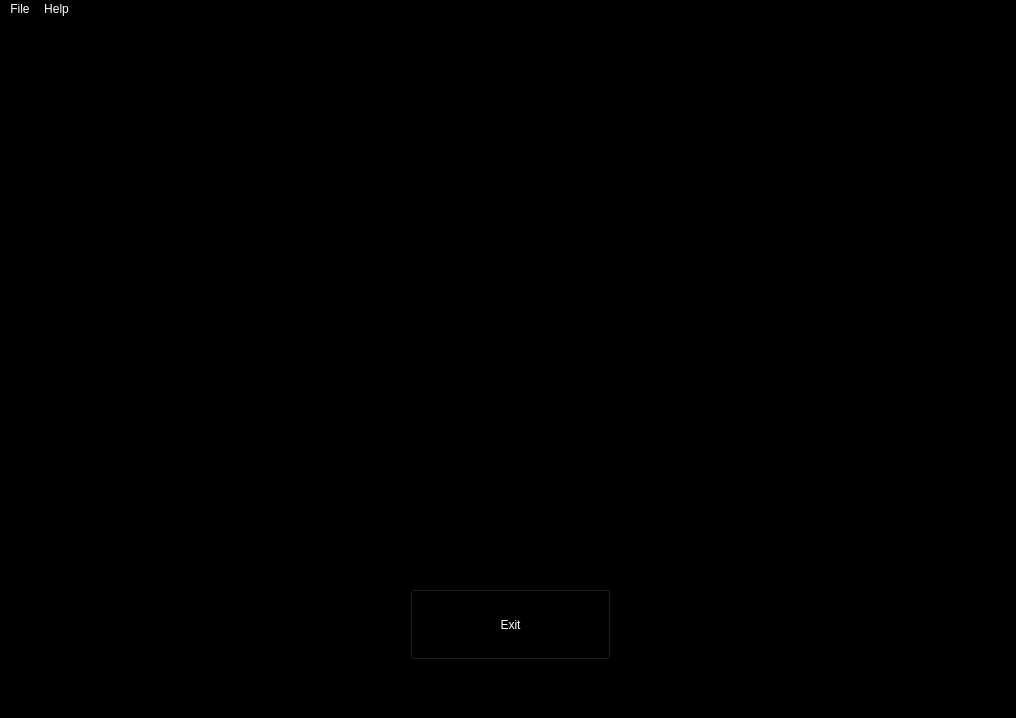
<?xml version="1.0" encoding="UTF-8"?>
<ui version="4.0">
 <class>MainWindow</class>
 <widget class="QMainWindow" name="MainWindow">
  <property name="geometry">
   <rect>
    <x>0</x>
    <y>0</y>
    <width>1016</width>
    <height>718</height>
   </rect>
  </property>
  <property name="windowTitle">
   <string>MainWindow</string>
  </property>
  <property name="styleSheet">
   <string notr="true">background-color: rgb(0, 0, 0);
color: rgb(255, 255, 255);</string>
  </property>
  <widget class="QWidget" name="centralwidget">
   <widget class="QLabel" name="label">
    <property name="geometry">
     <rect>
      <x>-90</x>
      <y>0</y>
      <width>1251</width>
      <height>681</height>
     </rect>
    </property>
    <property name="maximumSize">
     <size>
      <width>1251</width>
      <height>681</height>
     </size>
    </property>
    <property name="text">
     <string/>
    </property>
    <property name="pixmap">
     <pixmap>WhatsApp Image 2024-05-15 at 3.33.22 PM.jpeg</pixmap>
    </property>
   </widget>
   <widget class="QPushButton" name="exitButton">
    <property name="geometry">
     <rect>
      <x>410</x>
      <y>570</y>
      <width>201</width>
      <height>71</height>
     </rect>
    </property>
    <property name="text">
     <string>Exit</string>
    </property>
   </widget>
  </widget>
  <widget class="QStatusBar" name="statusbar"/>
  <widget class="QMenuBar" name="menubar">
   <property name="geometry">
    <rect>
     <x>0</x>
     <y>0</y>
     <width>1016</width>
     <height>21</height>
    </rect>
   </property>
   <widget class="QMenu" name="menuFile">
    <property name="title">
     <string>File</string>
    </property>
    <addaction name="actionAdd_Prisoner"/>
    <addaction name="actionModify_Prisoner"/>
    <addaction name="actionSearch_Prisoner"/>
    <addaction name="actionList_Prisoner"/>
   </widget>
   <widget class="QMenu" name="menuHelp">
    <property name="title">
     <string>Help</string>
    </property>
    <addaction name="actionHelp"/>
    <addaction name="actionAbout"/>
   </widget>
   <addaction name="menuFile"/>
   <addaction name="menuHelp"/>
  </widget>
  <action name="actionAdd_Prisoner">
   <property name="text">
    <string>Add Prisoner</string>
   </property>
  </action>
  <action name="actionModify_Prisoner">
   <property name="text">
    <string>Modify Prisoner</string>
   </property>
  </action>
  <action name="actionSearch_Prisoner">
   <property name="text">
    <string>Search Prisoner</string>
   </property>
  </action>
  <action name="actionList_Prisoner">
   <property name="text">
    <string>List Prisoner</string>
   </property>
  </action>
  <action name="actionHelp">
   <property name="text">
    <string>Help</string>
   </property>
  </action>
  <action name="actionAbout">
   <property name="text">
    <string>About</string>
   </property>
  </action>
  <action name="actionhi">
   <property name="text">
    <string>hi</string>
   </property>
  </action>
 </widget>
 <resources/>
 <connections>
  <connection>
   <sender>exitButton</sender>
   <signal>clicked()</signal>
   <receiver>MainWindow</receiver>
   <slot>close()</slot>
   <hints>
    <hint type="sourcelabel">
     <x>546</x>
     <y>648</y>
    </hint>
    <hint type="destinationlabel">
     <x>692</x>
     <y>717</y>
    </hint>
   </hints>
  </connection>
 </connections>
</ui>
